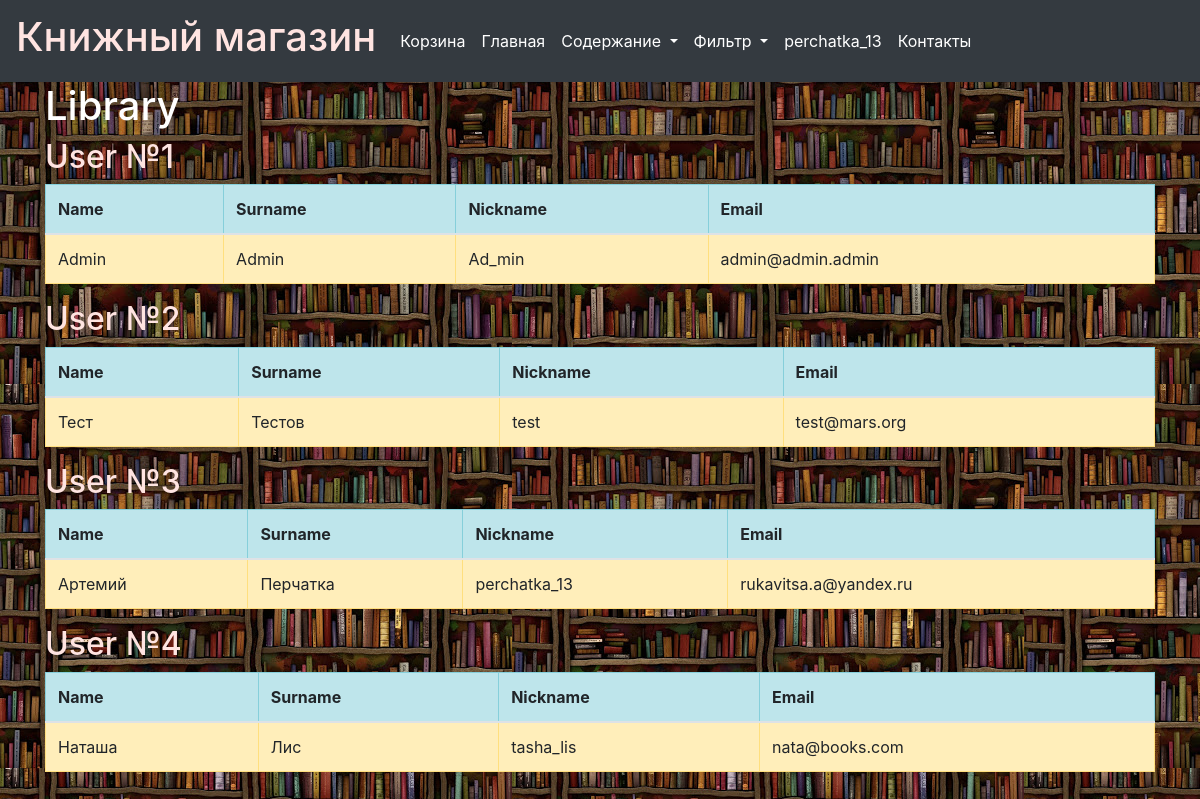
/request/users (signed in), run on an earlier commit of the app's database.
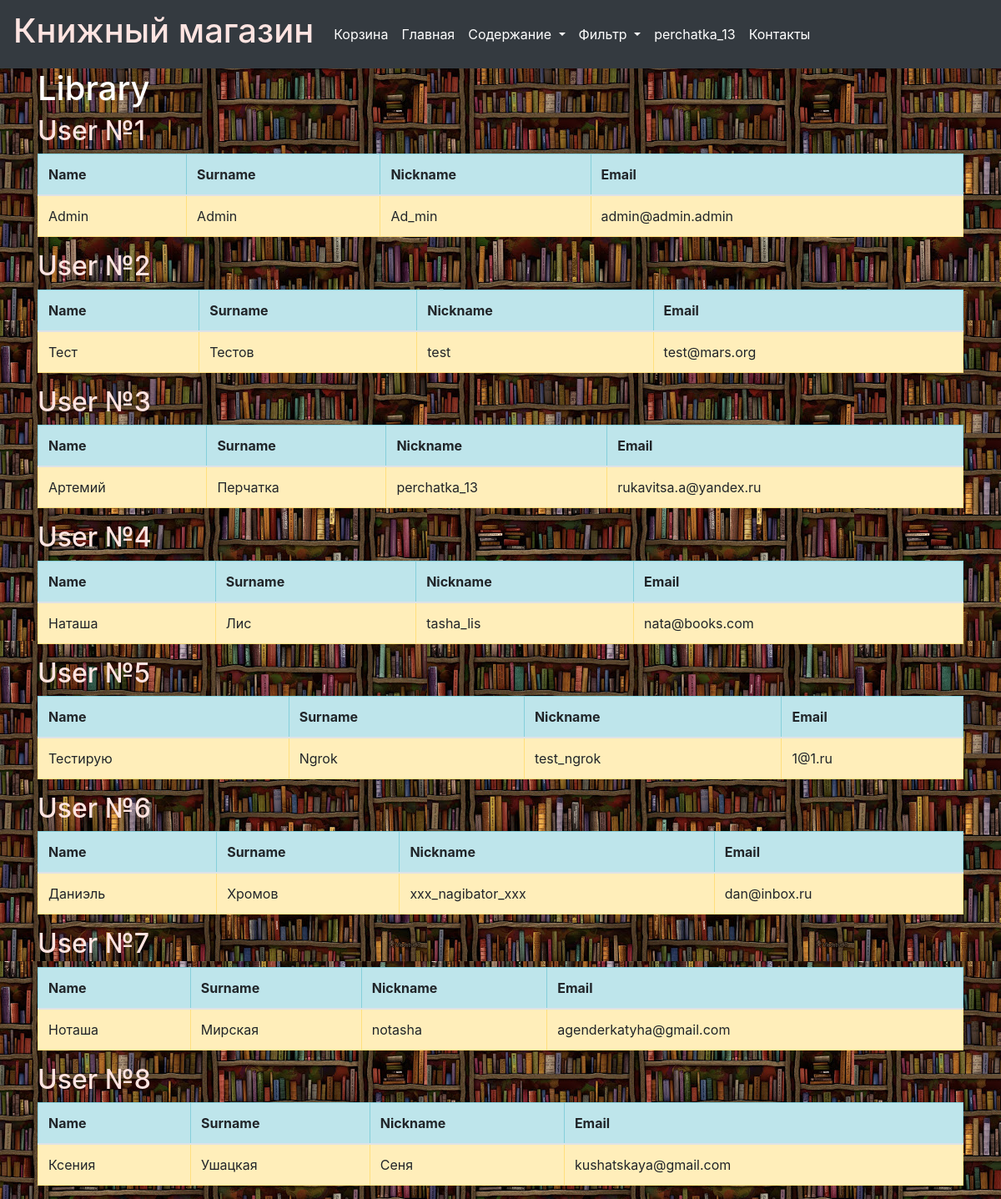
And on a later commit of the database.
### data/users.py (models this page shows, shortened)
class User(SqlAlchemyBase, UserMixin, SerializerMixin):
    __tablename__ = 'users'
    id = sqlalchemy.Column(sqlalchemy.Integer,
                           primary_key=True, autoincrement=True)
    surname = sqlalchemy.Column(sqlalchemy.String, nullable=False)
    name = sqlalchemy.Column(sqlalchemy.String, nullable=False)
    nickname = sqlalchemy.Column(sqlalchemy.String, nullable=True)
    email = sqlalchemy.Column(sqlalchemy.String,
                              index=True, unique=True, nullable=False)
    hashed_password = sqlalchemy.Column(sqlalchemy.String, nullable=False)
    bought = sqlalchemy.Column(sqlalchemy.String, nullable=True)
    total_sum = sqlalchemy.Column(sqlalchemy.Integer, nullable=True)

### main.py (the view)
@app.route('/request/users')
@login_required
def users():
    session = db_session.create_session()
    users = session.query(User).all()
    return render_template('users.html', title='Все пользователи', users=users)

### data/db_session.py (called while the page is built)
def create_session() -> Session:
    global __factory
    return __factory()

### main.py (called while the page is built)
@login_manager.user_loader
def load_user(user_id):
    session = db_session.create_session()
    return session.query(User).get(user_id)

### templates/users.html
{% extends "base.html" %}
{% block content %}
 <h1>Library</h1>
 {% for item in users%}
 <h2>User №{{users.index(item) + 1}}</h2>
    <table class="table table-bordered">
   <thead>
     <tr class="table-info">
       <th scope="col">Name</th>
       <th scope="col">Surname</th>
       <th scope="col">Nickname</th>
       <th scope="col">Email</th>
     </tr>
   </thead>
   <tbody>
     <tr class="table-warning">
         <td>{{item.name}}</td>
       <td>{{item.surname}}</td>
       <td>{{item.nickname}}</td>
       <td>{{item.email}}</td>
     </tr>
   </tbody>
 </table>
{% endfor %}
{%endblock%}

### templates/base.html (shortened to what this page needs)
<!DOCTYPE html>
<html lang="en">
<head>
    <link rel="stylesheet" href="https://stackpath.bootstrapcdn.com/bootstrap/4.4.1/css/bootstrap.min.css">
    <link rel="stylesheet" type="text/css" href="/static/css/style.css" />
</head>
  <body>
    <header>
        <nav class="navbar navbar-expand-lg navbar-dark bg-dark">
            <a class="navbar-brand" href="/"><p class="h1">Книжный магазин</p></a>
  <div class="collapse navbar-collapse" id="navbarSupportedContent">
    <ul class="navbar-nav mr-auto">
      <li class="nav-item active">
        <a class="nav-link" href="/basket">Корзина<span class="sr-only">(current)</span></a>
      </li>
      <li class="nav-item active">
        <a class="nav-link" href="/">Главная</a>
      </li>
      <li class="nav-item dropdown active">
        <a class="nav-link dropdown-toggle" href="#" id="navbarDropdown"
           role="button" data-toggle="dropdown" aria-haspopup="true" aria-expanded="false">
            Содержание
        </a>
      </li>
        <li class="nav-item dropdown active">
        <a class="nav-link dropdown-toggle" href="#" id="navbarDropdown2" role="button" data-toggle="dropdown"
           aria-haspopup="true" aria-expanded="false">
          Фильтр
        </a>
        </li>
        {% if current_user.is_authenticated %}
        <li class="nav-item active">
        <a class="nav-link" href="/logout">{{ current_user.nickname }}</a>
        </li>
        {% endif %}
        <li class="nav-item active">
        <a class="nav-link" href="/contacts">Контакты</a>
        </li>
    </ul>
  </div>
</nav>
    </header>
    <main role="main" class="container">
        {% block content %}{% endblock %}
    </main>
  </body>
</html>

### static/css/style.css (style rules this page uses)
h1 { color: #ffffff; }
body { background-image: url('bg2.jpg'); }
h2 { color: #ffe4e1; }
p { color: #ffe4e1; }

What changed in the data, as far as the page shows it:
added User: users.index(item)+1 "5", name "Тестирую", surname "Ngrok", nickname "test_ngrok", email "1@1.ru"
added User: users.index(item)+1 "6", name "Даниэль", surname "Хромов", nickname "xxx_nagibator_xxx", email "dan@inbox.ru"
added User: users.index(item)+1 "7", name "Ноташа", surname "Мирская", nickname "notasha", email "agenderkatyha@gmail.com"
added User: users.index(item)+1 "8", name "Ксения", surname "Ушацкая", nickname "Сеня", email "kushatskaya@gmail.com"
